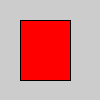
Frame 1 (no input)
Frame 60 (the mouse pressed at the canvas centre just before this capture): identical to frame 1, image omitted
Frame 120 (the mouse held since frame 60 and released just before this capture): identical to frame 1, image omitted

The Processing sketch that drew this single still picture (run headless with seeded random() and noise(); from frame 60 on, the mouse is pressed at the canvas centre):

// Processing sketch: exercise02_07_custom_function_demo_sketch
// ── exercise02_07_custom_function_demo_sketch.pde
void setup() {
  size(100,100);
}

void drawRedRect() {
  fill(255, 0, 0);
  rect(20,20, 50, 60);
};

void draw() {
  drawRedRect();
}
